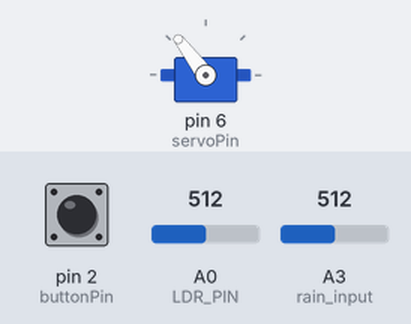
This sketch was run on a simulated Arduino Uno, built with avr-gcc and run on an emulated ATmega328P. On the bench: servo. The inputs (shaded band) are chosen by the test bench; at power-on: pin 2 (buttonPin) LOW, A0 (LDR_PIN) = 512, A3 (rain_input) = 512. What the sketch prints to the serial monitor is not drawn.

Above: at 0.15 s.
At 0.8 s:
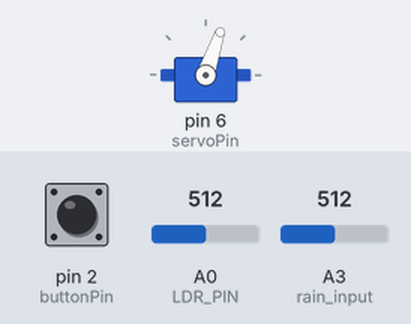
Timing chart, 0 to 2.3 s (numbered marks = the images above):
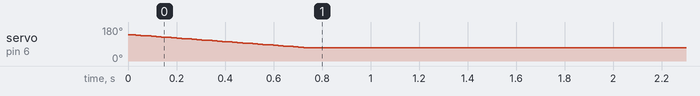

Measured:
- by itself, servo on pin 6 (servoPin): moves from 140° to 71° over 0.71 s

The sketch:

arduino_uno.ino
```cpp
#include <Servo.h>
#define LDR_PIN 0
#define MAX_ADC_READING 1023
#define ADC_REF_VOLTAGE 5.0
#define REF_RESISTANCE 5030 // measure this for best results
#define LUX_CALC_SCALAR 12518931
#define LUX_CALC_EXPONENT -1.405
#define buttonPin 2
#define rain_input A3
Servo myservo;
Servo myservo1;
#define servoPin 6

int angle = 140;
/****/
/*
Configure the LCD to be 16 char by 2 rows.
Background is set to white.
LCD says
/*****/
/*
Arduino setup function (automatically called at startup)
*/
/*****/
void setup(void)
{
  Serial.begin(9600);
  Serial.println(F("Light Sensor Test"));
  Serial.println("");
  pinMode(buttonPin, INPUT);
  myservo.attach(servoPin);


  myservo.write(0);
}
/******/
/****/
void loop(void)
{

  int ldrRawData;
  float resistorVoltage, ldrVoltage;
  float ldrResistance;
  float ldrLux;
  int button_input=0;
  int buttonState = 0;
  ldrRawData = analogRead(LDR_PIN);
  buttonState = digitalRead(buttonPin);
  int rainValue=analogRead(rain_input);
  //Serial.println(buttonState);
  // Serial.println(angle);

  //resistorVoltage = (float)ldrRawData / MAX_ADC_READING * ADC_REF_VOLTAGE;

  //ldrVoltage = ADC_REF_VOLTAGE - resistorVoltage;

  //ldrResistance = ldrVoltage/resistorVoltage * REF_RESISTANCE;

  //ldrLux = LUX_CALC_SCALAR * pow(ldrResistance, LUX_CALC_EXPONENT);
  Serial.println(ldrRawData);

  //Serial.print("LDR Illuminance: "); Serial.print(ldrRawData); Serial.println(" lux");
while(buttonState==1){
  buttonState = digitalRead(buttonPin);
  if(angle>80){
      myservo.write(angle);

      angle--;
      delay(10);
      }

}


  if (ldrRawData>700&&rainValue>700){

    if(angle<=140){
      myservo.write(angle);


      delay(10);

      angle++;
      }

  }


  else if (ldrRawData<700||rainValue<700){
    if(angle>70){
      myservo.write(angle);

      angle--;
      delay(10);
      }

  }


}
```
